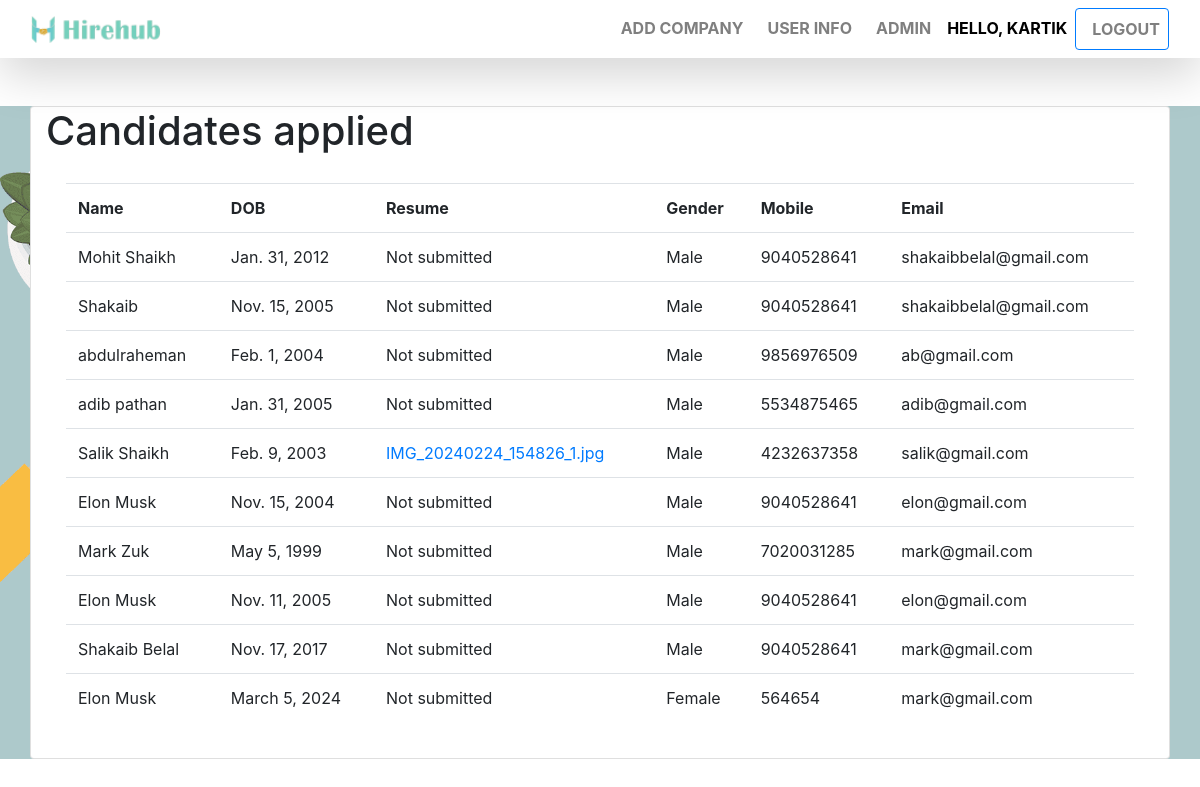
The app's page / (signed in) with its own data.
### JobPortal/models.py (models this page shows, shortened)
class Candidates(models.Model):
    category=(
        ('Male','male'),
        ('Female','female'),
        ('Other','other'),
    )
    name=models.CharField(max_length=200,null=True)
    dob=models.DateField(null=True)
    gender= models.CharField(max_length=200,null=True,choices=category)
    mobile= models.CharField(max_length=200,null=True)
    email= models.CharField(max_length=200,null=True)
    resume=models.FileField(upload_to='resumes/',null=True)
    company = models.ForeignKey(Company, on_delete=models.CASCADE, null=True)

### JobPortal/views.py (the view)
# urls.py: 2. Add a URL to urlpatterns:  path('', views.home, name='home')
def home(request):
    if request.user.is_authenticated:
        candidates=Candidates.objects.all()
        context={
            'candidates':candidates,
        }
        if request.user.is_superuser:
            return render(request,'hr.html',context)
        else:
            companies=Company.objects.all()
            context={
                'companies':companies,
            }
            return render(request,'Jobseeker.html',context)
    else:
        companies=Company.objects.all()
        context={
            'companies':companies,
        }
        return render(request,'Jobseeker.html',context)

### JobPortal/templates/hr.html (shortened to what this page needs)
{% extends 'main.html' %}
{% load static%}
{% block content %}
<div class="all">
<div class="container card">
    <h1>Candidates applied</h1>
    <div class="card-body">
        <table class="table table-hover">
            <tr>
                <th>Name</th>
                <th>DOB</th>
                <th>Resume</th>
                <th>Gender</th>
                <th>Mobile</th>
                <th>Email</th>
            </tr>
            {% for c in candidates %}
                <tr>
                    <td>{{c.name}}</td>
                    <td>{{c.dob}}</td>
                    {% if c.resume %}
                    <td><a href='{{c.resume.url}}' download >{{c.resume}}</td></a></td>
                    {% else %}
                    <td>Not submitted</td>
                    {% endif %}
                    <td>{{c.gender}}</td>
                    <td>{{c.mobile}}</td>
                    <td>{{c.email}}</td>
                </tr>
                {% endfor %}
            </table>
        </div>
        </div>
    </div>
{% endblock %}

### JobPortal/templates/main.html (shortened to what this page needs)
<!DOCTYPE html>
<html lang="en">
<head>
    <link rel="stylesheet" href="https://stackpath.bootstrapcdn.com/bootstrap/4.5.0/css/bootstrap.min.css"0>
</head>
<body>
    {% include 'navbar.html' %}
    <br>
	<br>
    {%block content%}
    {% endblock %}
</body>
</html>

### JobPortal/templates/navbar.html (shortened to what this page needs)
{% load static %}
<nav class="navbar navbar-expand-lg navbar-light bg-white shadow-lg" style="position: sticky; top: 0; z-index: 1000;">
  <div class="container-fluid">
    <a class="navbar-brand" href="{% url 'home' %}">
      <img style="width: 130px; height: auto;" src="{% static 'images/logo5.png' %}" alt="HIRE HUB logo" />
    </a>
    <div class="collapse navbar-collapse" id="navbarSupportedContent">
      <ul class="navbar-nav ml-auto mb-2 mb-lg-0">
        <li class="nav-item">
          <a class="nav-link" href="{% url 'AddCompany' %}">
            <span class="text-uppercase font-weight-bold">ADD COMPANY</span>
          </a>
        </li>
{% if request.user.is_superuser and request.user.is_authenticated %}
<li class="nav-item">
  <a class="nav-link" href="{% url 'candidate_list' %}">
    <span class="text-uppercase font-weight-bold">USER INFO</span>
  </a>
</li>
<li class="nav-item">
  <a class="nav-link" href="{% url 'admin' %}">
    <span class="text-uppercase font-weight-bold">Admin</span>
  </a>
</li>
<li class="nav-item">
  <span style="color: black;" class="nav-link text-uppercase font-weight-bold">Hello, {{request.user}}</span>
</li>
<li class="nav-item">
  <a class="nav-link btn btn-outline-primary text-uppercase font-weight-bold" href="{% url 'logout' %}">
    <span>Logout</span>
  </a>
</li>
        {% endif %}
      </ul>
    </div>
  </div>
</nav>

### records on screen
Candidates: name "Mohit Shaikh", dob "Jan. 31, 2012", resume "Not submitted", gender "Male", mobile "9040528641", email "shakaibbelal@gmail.com"
Candidates: name "Shakaib", dob "Nov. 15, 2005", resume "Not submitted", gender "Male", mobile "9040528641", email "shakaibbelal@gmail.com"
Candidates: name "abdulraheman", dob "Feb. 1, 2004", resume "Not submitted", gender "Male", mobile "9856976509", email "ab@gmail.com"
Candidates: name "adib pathan", dob "Jan. 31, 2005", resume "Not submitted", gender "Male", mobile "5534875465", email "adib@gmail.com"
Candidates: name "Salik Shaikh", dob "Feb. 9, 2003", resume "IMG_20240224_154826_1.jpg", gender "Male", mobile "4232637358", email "salik@gmail.com"
Candidates: name "Elon Musk", dob "Nov. 15, 2004", resume "Not submitted", gender "Male", mobile "9040528641", email "elon@gmail.com"
Candidates: name "Mark Zuk", dob "May 5, 1999", resume "Not submitted", gender "Male", mobile "7020031285", email "mark@gmail.com"
Candidates: name "Elon Musk", dob "Nov. 11, 2005", resume "Not submitted", gender "Male", mobile "9040528641", email "elon@gmail.com"
Candidates: name "Shakaib Belal", dob "Nov. 17, 2017", resume "Not submitted", gender "Male", mobile "9040528641", email "mark@gmail.com"
Candidates: name "Elon Musk", dob "March 5, 2024", resume "Not submitted", gender "Female", mobile "564654", email "mark@gmail.com"

### other values on screen
{{ request.user }} "KARTIK"
